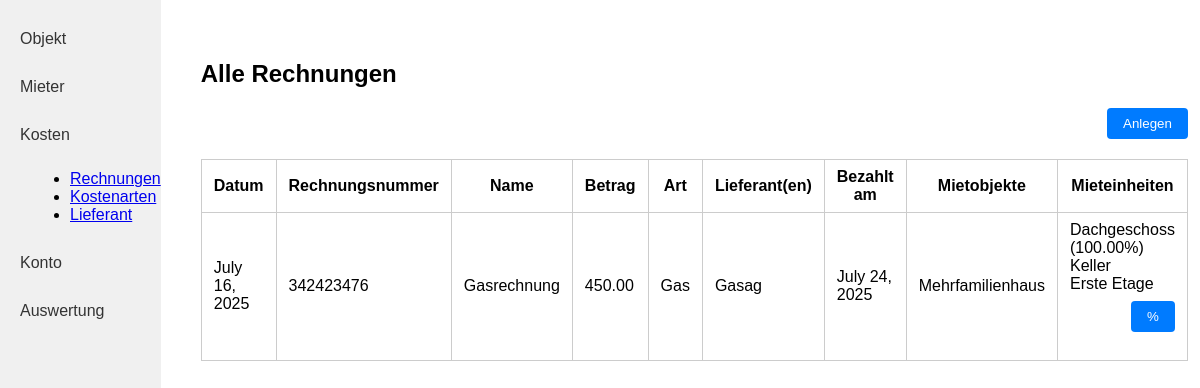
The app's page /rechnungen/ (signed in) with its own data.
### kostenpruefung_mietobjekte_app/models.py (models this page shows, shortened)
class Rechnung(models.Model):
    created_by = models.ForeignKey(User, on_delete=models.CASCADE, related_name="rechnungen_created", null=True, blank=True)
    datum = models.DateField()
    rechnungsnummer = models.CharField(max_length=255)
    name = models.CharField(max_length=255) # Descriptive name to identify the payment
    betrag = models.DecimalField(max_digits=10, decimal_places=2)
    art = models.ForeignKey('Rechnungsart', on_delete=models.PROTECT)
    lieferant = models.ManyToManyField('Lieferant')
    bezahlt_am = models.DateField()
    mietobjekt = models.ForeignKey('Mietobjekt', on_delete=models.CASCADE, related_name="rechnungen", null=True, blank=True)

class Rechnungsart(models.Model):
    created_by = models.ForeignKey(User, on_delete=models.CASCADE, related_name="rechnungsarten_created", null=True, blank=True)
    name = models.CharField(max_length=255)
    def __str__(self):
        return self.name

class Lieferant(models.Model):
    created_by = models.ForeignKey(User, on_delete=models.CASCADE, related_name="lieferanten_created", null=True, blank=True)
    firmenname = models.CharField(max_length=255)
    vorname = models.CharField(max_length=255)
    nachname = models.CharField(max_length=255)
    strasse = models.CharField(max_length=255)
    hausnummer = models.CharField(max_length=10)
    plz = models.CharField(max_length=10) # 2 - 10 characters (numbers and letters)
    ort = models.CharField(max_length=100)
    land = models.CharField(max_length=100)
    e_mail = models.EmailField()
    telefon = models.CharField(max_length=100)

class Mietobjekt(models.Model):
    created_by = models.ForeignKey(User, on_delete=models.CASCADE, related_name="mietobjekte_created", null=True, blank=True)
    name = models.CharField(max_length=255)
    strasse_hausnummer = models.CharField(max_length=255)
    plz = models.CharField(max_length=10) # 2 - 10 characters (numbers and letters)
    ort = models.CharField(max_length=100)
    land = models.CharField(max_length=100)
    kaufdatum = models.DateField()
    kaufpreis = models.DecimalField(max_digits=10, decimal_places=2)
    darlehen = models.DecimalField(max_digits=10, decimal_places=2)
    grundschuld = models.DecimalField(max_digits=10, decimal_places=2)
    FARBE_CHOICES = [
        ('rot', 'Rot'),
        ('blau', 'Blau'),
        ('gruen', 'Grün'),
        ('gelb', 'Gelb'),
        ('schwarz', 'Schwarz'),
    ]
    farbe = models.CharField(max_length=20, choices=FARBE_CHOICES)

class Mieteinheit(models.Model):
    mietobjekt = models.ForeignKey(Mietobjekt, on_delete=models.CASCADE, related_name="mieteinheiten")
    name = models.CharField(max_length=255)

class Prozent(models.Model):
    mieteinheit = models.ForeignKey('Mieteinheit', on_delete=models.CASCADE, related_name="prozent_mieteinheit")
    rechnung = models.ForeignKey('Rechnung', on_delete=models.CASCADE, related_name="prozent_rechnung")
    prozent = models.DecimalField(max_digits=5, decimal_places=2, null=True, blank=True)  # Value between 0 and 100

### kostenpruefung_mietobjekte_app/views.py (the view)
# urls.py: path('rechnungen/', rechnungen, name='rechnungen'),
def rechnungen(request):
    rechnungen = Rechnung.objects.filter(created_by=request.user).prefetch_related(
        'lieferant',
        'mietobjekt__mieteinheiten__prozent_mieteinheit',
        'prozent_rechnung'
    )
    for r in rechnungen:
        total = 0
        for mieteinheit in r.mietobjekt.mieteinheiten.all():
            for prozent in mieteinheit.prozent_mieteinheit.all():
                if prozent in r.prozent_rechnung.all():
                    total += prozent.prozent or 0
        r.percent_not_100 = abs(total - 100) > 0.01
    return render(request, 'kostenpruefung_mietobjekte_app/rechnungen.html', {
        'rechnungen': rechnungen,
    })

### kostenpruefung_mietobjekte_app/templates/kostenpruefung_mietobjekte_app/rechnungen.html (shortened to what this page needs)
{% load static %}
<!DOCTYPE html>
<html lang="de">
<head>
    <link rel="stylesheet" href="{% static 'kostenpruefung_mietobjekte_app/style.css' %}">
</head>
<body>
<div class="flex-container">
    <nav class="sidebar">
        <a class="sidebar-link" href="{% url 'objekt_index' %}">Objekt</a>
        <a class="sidebar-link" href="{% url 'mieter_laufend' %}">Mieter</a>
        <a class="sidebar-link" href="#">Kosten</a>
        <ul style="list-style-type: disc; margin-left: 30px; margin-bottom: 20px;">
            <li><a href="{% url 'rechnungen' %}">Rechnungen</a></li>
            <li><a href="{% url 'kostenarten' %}">Kostenarten</a></li>
            <li><a href="{% url 'lieferanten' %}">Lieferant</a></li>
        </ul>
        <a class="sidebar-link" href="{% url 'konto' %}">Konto</a>
        <a class="sidebar-link" href="{% url 'auswertung' %}">Auswertung</a>
    </nav>
    <div class="main-content">
        <h2>Alle Rechnungen</h2>
        <form action="{% url 'rechnung_create' %}" method="get" style="margin-bottom: 16px;">
            <button class="action-btn" type="submit">Anlegen</button>
        </form>
        <table class="object-table">
            <tr>
                <th>Datum</th>
                <th>Rechnungsnummer</th>
                <th>Name</th>
                <th>Betrag</th>
                <th>Art</th>
                <th>Lieferant(en)</th>
                <th>Bezahlt am</th>
                <th>Mietobjekte</th>
                <th>Mieteinheiten</th>
            </tr>
            {% for r in rechnungen %}
            <tr>
                <td>{{ r.datum }}</td>
                <td>{{ r.rechnungsnummer }}</td>
                <td>{{ r.name }}</td>
                <td>{{ r.betrag }}</td>
                <td>{{ r.art }}</td>
                <td>
                    {% for l in r.lieferant.all %}
                        {{ l.firmenname }}{% if not forloop.last %},<br>{% endif %}
                    {% endfor %}
                </td>
                <td>{{ r.bezahlt_am }}</td>
                <td>{{ r.mietobjekt.name }}</td>
                <td {% if r.percent_not_100 %}style="background-color:#ffe5e5;"{% endif %}>
                    {% for mieteinheit in r.mietobjekt.mieteinheiten.all %}
                        {{ mieteinheit.name }}
                        {% for prozent in mieteinheit.prozent_mieteinheit.all %}
                            {% if prozent in r.prozent_rechnung.all %}
                                ({{ prozent.prozent }}%)
                            {% endif %}
                        {% endfor %}
                        <br>
                    {% endfor %}
                    <form action="{% url 'prozent_bulk_update' r.id %}" method="get" style="margin-top: 8px;">
                        <button class="action-btn" type="submit">%</button>
                    </form>
                </td>
            </tr>
            {% empty %}
            <tr>
                <td colspan="9">Keine Rechnungen vorhanden.</td>
            </tr>
            {% endfor %}
        </table>
    </div>
</div>
</body>
</html>

### kostenpruefung_mietobjekte_app/static/kostenpruefung_mietobjekte_app/style.css (style rules this page uses)
body { margin: 0; font-family: Arial, sans-serif; }
.flex-container { display: flex; }
.sidebar { width: 200px; background: #f0f0f0; height: 100vh; padding: 20px 0; }
.sidebar-link { display: block; padding: 10px 20px; color: #333; text-decoration: none; margin-bottom: 10px; }
.main-content { flex: 1; padding: 40px; }
.object-table { width: 100%; border-collapse: collapse; }
.object-table th, .object-table td { border: 1px solid #ccc; padding: 8px 12px; }
.action-btn { float: right; padding: 8px 16px; background: #007bff; color: #fff; border: none; border-radius: 4px; cursor: pointer; margin-bottom: 20px; }

### records on screen
Rechnung: datum "July 16, 2025", rechnungsnummer "342423476", name "Gasrechnung", betrag "450.00", art "Gas", bezahlt_am "July 24, 2025", mietobjekt.name "Mehrfamilienhaus"
Lieferant: firmenname "Gasag"
Mieteinheit: name "Dachgeschoss"
Prozent: prozent "100.00"
Mieteinheit: name "Keller"
Mieteinheit: name "Erste Etage"
